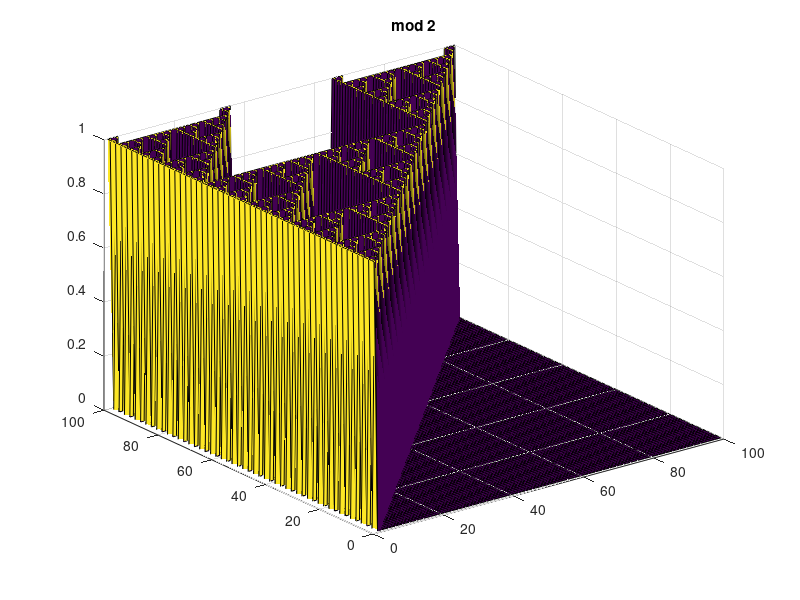
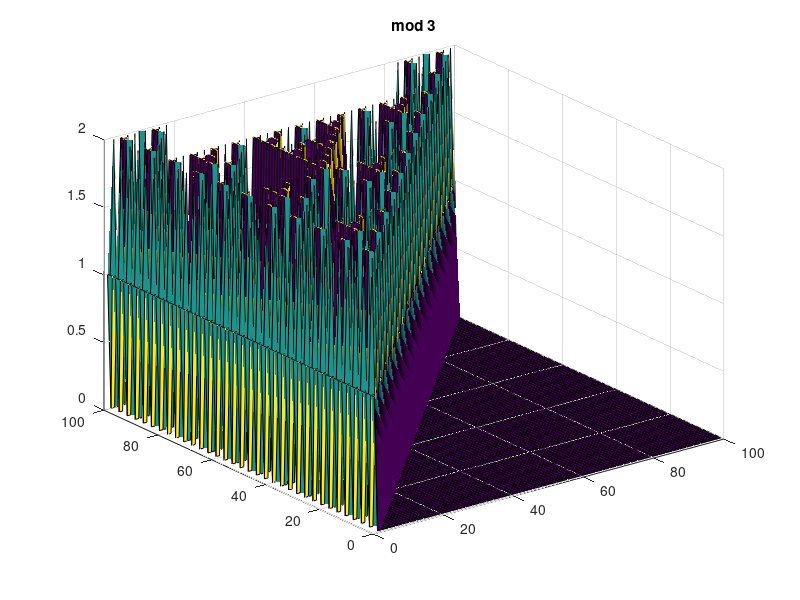
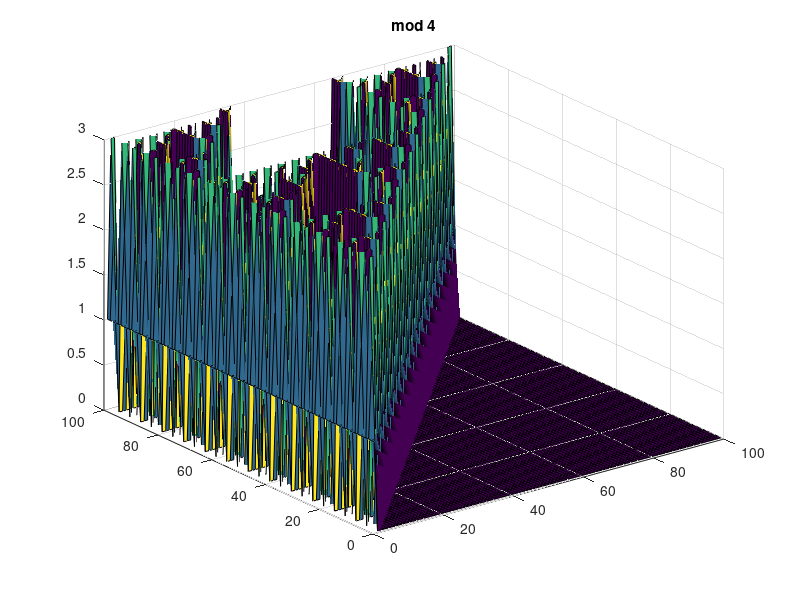
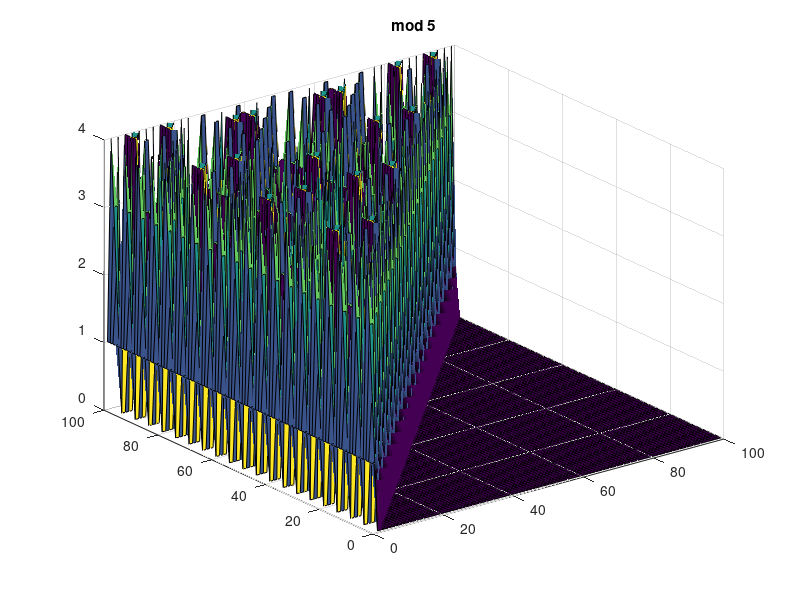

Write MATLAB code to recreate these figures, in order.
%% Pascal's Triangle
n = 100;
d1 = 2;
d2 = 3;
d3 = 4;
d4 = 5;
d5 = 6;
d6 = 7; 
d7 = 8;
A2(n,n) = 0;
A3(n,n) = 0;
A4(n,n) = 0;
A5(n,n) = 0;
A6(n,n) = 0;
A7(n,n) = 0;
A8(n,n) = 0;
P(n,n) = 0;
for i = 1:n  %actual triangle values
    for j = 1:i
        if j == 1
            P(i,j) = 1;
        elseif j == i
            P(i,j) = 1;
        else
            P(i,j) = P(i-1,j-1) + P(i-1,j);
        end
    end
end     

for i = 1:n %for divisibility by 2
    for j = 1:i
        if j == 1
            A2(i,j) = 1;
        elseif j == i
            A2(i,j) = 1;
        else
            A2(i,j) = mod(A2(i-1,j-1) + A2(i-1,j),d1);
        end
    end
end 

for i = 1:n %for 3
    for j = 1:i
        if j == 1
            A3(i,j) = 1;
        elseif j == i
            A3(i,j) = 1;
        else
            A3(i,j) = mod(A3(i-1,j-1) + A3(i-1,j),d2);
        end
    end
end 

for i = 1:n %for 4
    for j = 1:i
        if j == 1
            A4(i,j) = 1;
        elseif j == i
            A4(i,j) = 1;
        else
            A4(i,j) = mod(A4(i-1,j-1) + A4(i-1,j),d3);
        end
    end
end 

for i = 1:n %for 5
    for j = 1:i
        if j == 1
            A5(i,j) = 1;
        elseif j == i
            A5(i,j) = 1;
        else
            A5(i,j) = mod(A5(i-1,j-1) + A5(i-1,j),d4);
        end
    end
end 

for i = 1:n %for 6
    for j = 1:i
        if j == 1
            A6(i,j) = 1;
        elseif j == i
            A6(i,j) = 1;
        else
            A6(i,j) = mod(A6(i-1,j-1) + A6(i-1,j),d5);
        end
    end
end 

for i = 1:n %for 7
    for j = 1:i
        if j == 1
            A7(i,j) = 1;
        elseif j == i
            A7(i,j) = 1;
        else
            A7(i,j) = mod(A7(i-1,j-1) + A7(i-1,j),d6);
        end
    end
end 

for i = 1:n %for 8 
    for j = 1:i
        if j == 1
            A8(i,j) = 1;
        elseif j == i
            A8(i,j) = 1;
        else
            A8(i,j) = mod(A8(i-1,j-1) + A8(i-1,j),d7);
        end
    end
end
% 
% for i = 1:n %for 12
%     for j = 1:i
%         if j == 1
%             A12(i,j) = 1;
%         elseif j == i
%             A12(i,j) = 1;
%         else
%             A12(i,j) = mod(A12(i-1,j-1) + A12(i-1,j),12);
%         end
%     end
% end 
% 
% for i = 1:n %for 30
%     for j = 1:i
%         if j == 1
%             A30(i,j) = 1;
%         elseif j == i
%             A30(i,j) = 1;
%         else
%             A30(i,j) = mod(A30(i-1,j-1) + A30(i-1,j),30);
%         end
%     end
% end 
% 
% for i = 1:n %for 16
%     for j = 1:i
%         if j == 1
%             A16(i,j) = 1;
%         elseif j == i
%             A16(i,j) = 1;
%         else
%             A16(i,j) = mod(A16(i-1,j-1) + A16(i-1,j),16);
%         end
%     end
% end 
% 
% for i = 1:n %for 28
%     for j = 1:i
%         if j == 1
%             A28(i,j) = 1;
%         elseif j == i
%             A28(i,j) = 1;
%         else
%             A28(i,j) = mod(A28(i-1,j-1) + A28(i-1,j),28);
%         end
%     end
% end 

figure(1)
surf(A2)
title('mod 2')

figure(2)
surf(A3)
title('mod 3')

figure(3)
surf(A4)
title('mod 4')

figure(4)
surf(A5)
title('mod 5')

figure(5)
surf(A6)
title('mod 6')

figure(6)
surf(A7)
title('mod 7')

figure(7)
surf(A8)
title('mod 8')

% figure(1)
% surf(A12)
% title('mod 12')
% 
% figure(2)
% surf(A16)
% title('mod 16')
% 
% figure(3)
% surf(A28)
% title('mod 28')
% 
% figure(4)
% surf(A30)
% title('mod 30')